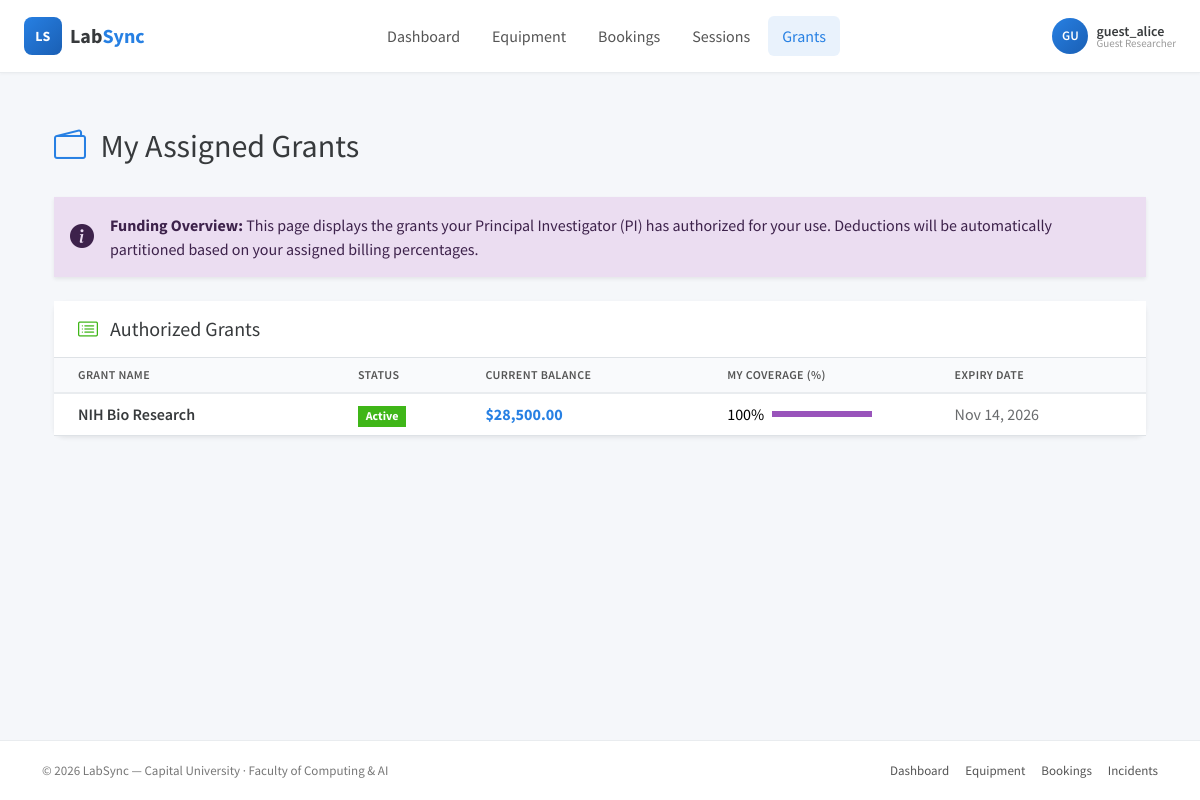
Screenshot of /LabSync-System/grants (signed in) with the database file from the repository.
### tables this page shows
CREATE TABLE GrantUserAccess (

    accessID INT PRIMARY KEY AUTO_INCREMENT,

    grantID INT NOT NULL,

    userID INT NOT NULL,

    billingPercentage DECIMAL(5,2) DEFAULT 100.00, 

    CONSTRAINT fk_access_grant 

        FOREIGN KEY (grantID) REFERENCES Grants(grantID) 

        ON DELETE CASCADE,

    CONSTRAINT fk_access_user 

        FOREIGN KEY (userID) REFERENCES Users(userID) 

        ON DELETE CASCADE,

    UNIQUE KEY uniqueGrantUser (grantID, userID)

);

CREATE TABLE Grants (

    grantID INT PRIMARY KEY AUTO_INCREMENT,

    grantName VARCHAR(200) NOT NULL,

    piID INT NOT NULL,

    totalBudget DECIMAL(12,2) NOT NULL,

    currentBalance DECIMAL(12,2) NOT NULL,

    grantStatus ENUM('active', 'expired', 'depleted', 'inactive') DEFAULT 'active',

    expirationDate DATE NOT NULL,

    createdAt DATETIME DEFAULT CURRENT_TIMESTAMP,

    updatedAt DATETIME DEFAULT CURRENT_TIMESTAMP ON UPDATE CURRENT_TIMESTAMP,

    CONSTRAINT fk_grant_pi 

        FOREIGN KEY (piID) REFERENCES Users(userID)

);

### core/Controller.php (called while the page is built, shortened)
<?php
    class BaseController
    {
        protected function view($viewPath, $data = []) {
            $data['flash'] = $this->getFlash();
            if (isset($_SESSION['user'])) {
                $data['currentUser'] = $this->getCurrentUser();
                $data['currentRole'] = $this->getCurrentUserRole();
            } else {
                $data['currentUser'] = null;
                $data['currentRole'] = null;
            }
            extract($data);
            $viewFile = __DIR__ . '/../pages/' . $viewPath . '.php';
            require_once $viewFile;
        }
        protected function getCurrentUser() {
            return $_SESSION['user'] ?? null;
        }
        protected function getCurrentUserID() {
            return $_SESSION['user']['userID'] ?? null;
        }
        protected function getCurrentUserRole() {
            return $_SESSION['user']['userType'] ?? null;
        }
        protected function getFlash() {
            if (isset($_SESSION['flash'])) {
                $flash = $_SESSION['flash'];
                return $flash;
            }
            return null;
        }
    }

### controllers/GrantController.php (called while the page is built, shortened)
<?php
require_once __DIR__ . '/../core/Controller.php';
require_once __DIR__ . '/../models/Grant.php';
class GrantController extends BaseController {
    private $grantModel;
    public function __construct() {
        $this->grantModel = new Grant();
    }
    public function index() {
        $role = $this->getCurrentUserRole();
        $userID = $this->getCurrentUserID();
        if ($role === 'lab_manager') {
            $data['grants'] = $this->grantModel->getAllGrants();
            $data['activeGrants'] = $this->grantModel->getActiveGrants();
            return $this->view('grants/LabManagerGrantPage', $data);
        }
        elseif ($role === 'faculty_pi') {
            $data['grants'] = $this->grantModel->getAllGrants();
            $data['users'] = $this->grantModel->getUsersWithGrants();
            $data['pageTitle'] = 'Grant Management';
            return $this->view('PI/PIGrantPage', $data);
        }
        else {
            $data['grants'] = $this->grantModel->getGrantsByResearcher($userID);
            $data['pageTitle'] = 'My Assigned Grants';
            return $this->view('grants/ResearcherAndGuestResearcherGrantPage', $data);
        }
    }
}

### core/App.php (called while the page is built, shortened)
<?php
class App
{
    private $basePath = 'LabSync-System';
    public function __construct()
    {
        require_once __DIR__ . '/../routes/routes.php';
        $url = $this->getURL();
        $httpMethod = $_SERVER['REQUEST_METHOD'];
        $router->dispatch($url, $httpMethod);
    }
    private function getURL()
    {
        $url = $_GET['url'] ?? '';
        $url = str_replace($this->basePath, '', $url);
        $url = filter_var($url, FILTER_SANITIZE_URL);
        $url = rtrim($url, '/');
        $url = ltrim($url, '/');
        return $url;
    }
}

### index.php (called while the page is built, shortened)
<?php
require_once __DIR__ . '/config/Database.php';
require_once __DIR__ . '/core/Controller.php';
require_once __DIR__ . '/core/App.php';
$app = new App();

### models/Grant.php (called while the page is built, shortened)
<?php
require_once __DIR__ . '/../config/Database.php';
class Grant {
    protected $db;
    public function __construct()
    {
        $this->db = Database::getInstance()->getConnection();
    }
    public function getGrantsByResearcher($userID) {
        $query = "
            SELECT g.*, gua.billingPercentage
            FROM Grants g
            JOIN GrantUserAccess gua ON g.grantID = gua.grantID
            WHERE gua.userID = :userID
            ORDER BY g.grantStatus ASC, g.expirationDate ASC
        ";
        try {
            $stmt = $this->db->prepare($query);
            $stmt->execute([':userID' => $userID]);
            return $stmt->fetchAll(PDO::FETCH_ASSOC);
        } catch (PDOException $e) {
            return [];
        }
    }
}

### config/Database.php (called while the page is built, shortened)
<?php
class Database
{
    private static $instance = null;
    private $pdo;
    private function __construct()
    {
        $this->host = $_ENV['DB_HOST'];
        $this->username = $_ENV['DB_USER'];
        $this->password = $_ENV['DB_PASS'];
        $this->dbname = $_ENV['DB_NAME'];
        try {
            $this->pdo = new PDO(
                "mysql:host={$this->host};dbname={$this->dbname};charset=utf8",
                $this->username,
                $this->password
            );
            $this->pdo->setAttribute(PDO::ATTR_ERRMODE, PDO::ERRMODE_EXCEPTION);
        } catch (PDOException $e) {
            die("Database Connection Failed: " . $e->getMessage());
        }
    }
    public static function getInstance()
    {
        if (self::$instance == null) {
            self::$instance = new Database();
        }
        return self::$instance;
    }
    public function getConnection()
    {
        return $this->pdo;
    }
}

### pages/grants/ResearcherAndGuestResearcherGrantPage.php (the view, shortened to what this page needs)
<?php require_once __DIR__ . '/../../includes/header.php'; ?>
<div class="container-fluid mt-4 mb-5">
    <div class="d-flex justify-content-between align-items-center mb-4">
        <h2><i class="bi bi-wallet2 text-primary me-2"></i> <?= htmlspecialchars($pageTitle ?? 'My Assigned Grants') ?></h2>
    </div>
    <div class="alert alert-info border-0 shadow-sm d-flex align-items-center mb-4" role="alert">
        <i class="bi bi-info-circle-fill fs-4 me-3"></i>
        <div>
            <strong>Funding Overview:</strong> This page displays the grants your Principal Investigator (PI) has authorized for your use. Deductions will be automatically partitioned based on your assigned billing percentages.
        </div>
    </div>
    <div class="card shadow-sm border-0">
        <div class="card-header bg-white border-bottom py-3">
            <h5 class="mb-0 text-dark"><i class="bi bi-card-list text-success me-2"></i> Authorized Grants</h5>
        </div>
        <div class="card-body p-0">
            <div class="table-responsive">
                <table class="table table-hover align-middle mb-0">
                    <thead class="table-light">
                        <tr>
                            <th class="ps-4">Grant Name</th>
                            <th>Status</th>
                            <th>Current Balance</th>
                            <th>My Coverage (%)</th>
                            <th>Expiry Date</th>
                        </tr>
                    </thead>
                    <tbody>
                        <?php if (empty($grants)): ?>
                            <tr>
                                <td colspan="5" class="text-center py-5 text-muted">
                                    <i class="bi bi-journal-x fs-3 d-block mb-2"></i>
                                    You currently have no active grants assigned to you.<br>
                                    <small>Please contact your PI if you believe this is a mistake.</small>
                                </td>
                            </tr>
                        <?php else: ?>
                            <?php foreach ($grants as $grant): ?>
                                <tr>
                                    <td class="ps-4 fw-semibold text-dark">
                                        <?= htmlspecialchars($grant['grantName']) ?>
                                    </td>
                                    <td>
                                        <?php
                                            $status = strtolower($grant['grantStatus']);
                                            $badgeClass = 'bg-secondary';
                                            if ($status === 'active') $badgeClass = 'bg-success';
                                            elseif ($status === 'depleted') $badgeClass = 'bg-warning text-dark';
                                            elseif ($status === 'expired') $badgeClass = 'bg-danger';
                                        ?>
                                        <span class="badge <?= $badgeClass ?>">
                                            <?= ucfirst(htmlspecialchars($status)) ?>
                                        </span>
                                    </td>
                                    <td>
                                        <span class="text-primary fw-bold">
                                            $<?= number_format((float)$grant['currentBalance'], 2) ?>
                                        </span>
                                    </td>
                                    <td>
                                        <div class="d-flex align-items-center">
                                            <span class="fw-medium me-2"><?= (float)$grant['billingPercentage'] ?>%</span>
                                            <div class="progress flex-grow-1" style="height: 6px; max-width: 100px;">
                                                <div class="progress-bar bg-info" role="progressbar" style="width: <?= (float)$grant['billingPercentage'] ?>%;"></div>
                                            </div>
                                        </div>
                                    </td>
                                    <td>
                                        <?php
                                            $expiryDate = strtotime($grant['expirationDate']);
                                            $isExpiringSoon = ($expiryDate - time()) < (30 * 24 * 60 * 60) && $status === 'active';
                                        ?>
                                        <span class="<?= $isExpiringSoon ? 'text-danger fw-medium' : 'text-muted' ?>">
                                            <?= date('M d, Y', $expiryDate) ?>
                                        </span>
                                    </td>
                                </tr>
                            <?php endforeach; ?>
                        <?php endif; ?>
                    </tbody>
                </table>
            </div>
        </div>
    </div>
</div>
<?php require_once __DIR__ . '/../../includes/footer.php'; ?>

### css/style.css (style rules this page uses)
:root { --ls-primary: #2780E3; --ls-success: #3FB618; --ls-info: #9954BB; --ls-warning: #FF7518; --ls-danger: #FF0039; --ls-dark: #373A3C; --ls-light: #F8F9FA; --ls-border: #E9ECEF; }
body { background: #f5f7fa; min-height: 100vh; display: flex; flex-direction: column; }
.card { border: 1px solid var(--ls-border); border-radius: 10px; box-shadow: 0 1px 3px rgba(0,0,0,0.04); }
.card-header { background: #fff; border-bottom: 1px solid var(--ls-border); padding: 18px 24px; font-weight: 600; }
.table thead th { background: #f9fafc; color: #555; font-weight: 600; text-transform: uppercase; font-size: 12px; letter-spacing: 0.4px; border-bottom: 2px solid var(--ls-border); }
.table tbody tr { transition: background 0.12s ease; }

### rows the page displays
grantuseraccess: grantID.grantName "NIH Bio Research", grantID.grantStatus "Active", grantID.currentBalance "28,500.00", billingPercentage "100", grantID.expirationDate "Nov 14, 2026"

### other values shown
substr($userName, 0, 2) "GU"
$userName "guest_alice"
str_replace('_', ' ', $userRole) "Guest Researcher"
$pageTitle "My Assigned Grants"
